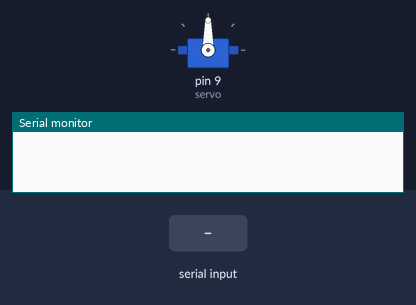
A sketch run on a simulated Arduino Mega 2560, built with avr-gcc and run on an emulated ATmega2560. Parts: servo, the last lines printed to the serial monitor. The inputs (shaded band) are chosen by the test bench.

Above: at 1.2 s.
1.3 s: "servo" received over the second serial link
At 2.5 s:
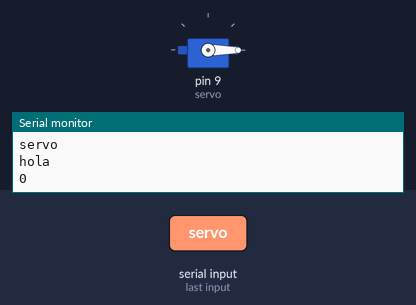
At 19.9 s:
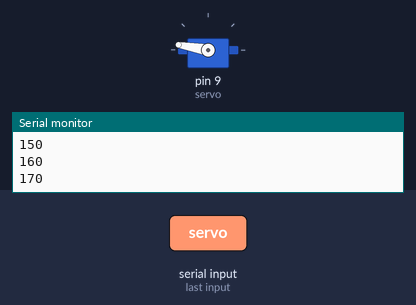
Timing chart, 0 to 20.9 s (numbered marks = the images above; inputs shaded):
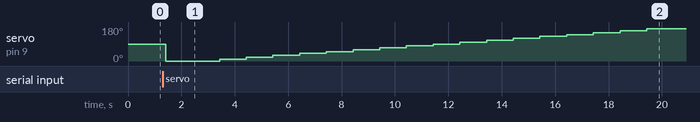

The sketch:

servoControl.ino
```cpp
#include <Servo.h>

Servo servo;

String data;
char letra;
void setup() {  // put your setup code here, to run once:
  Serial1.begin(115200);
  Serial.begin(9600);
  servo.attach(9);

}

void loop() {
  if (Serial1.available()>0)
  {
    Serial.println("Serial available");
    letra=Serial1.read();
     data=data+letra;
  }
  Serial.println(data);
  if (data=="servo"){
    servo.write(0);
    Serial.println("hola");
    delay(1000);
    for (int i=0;i<180;i=i+10){
      Serial.println(i);
      servo.write(i);
      delay(1000);
    }
    data="";
  }


}
```

Measured:
- after the input at 1.3 s, servo on pin 9 (servo): 90° → 0° after 0.12 s, → 10° 2.0 s later, → 20° 1.0 s later, → 30° 1.0 s later, … (18 changes in this stretch)
